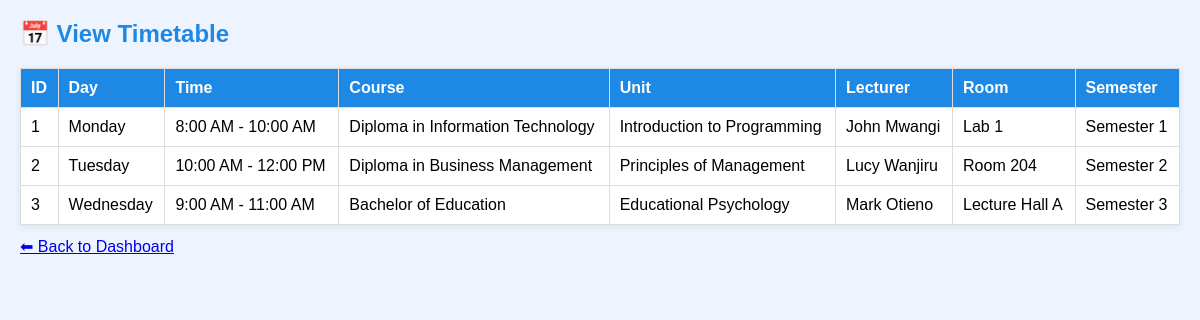
/lecturer_view_timetable.php, run on the app's committed database.
### tables this page shows
CREATE TABLE timetables (
    timetable_id INT AUTO_INCREMENT PRIMARY KEY,
    course_id INT,
    unit_id INT,
    lecturer_id INT,
    room_id INT,
    semester_id INT,
    day_of_week ENUM('Monday', 'Tuesday', 'Wednesday', 'Thursday', 'Friday') NOT NULL,
    start_time TIME NOT NULL,
    end_time TIME NOT NULL,
    FOREIGN KEY (course_id) REFERENCES courses(course_id)
        ON DELETE CASCADE,
    FOREIGN KEY (unit_id) REFERENCES units(unit_id)
        ON DELETE CASCADE,
    FOREIGN KEY (lecturer_id) REFERENCES lecturers(lecturer_id)
        ON DELETE CASCADE,
    FOREIGN KEY (room_id) REFERENCES rooms(room_id)
        ON DELETE CASCADE,
    FOREIGN KEY (semester_id) REFERENCES semesters(semester_id)
        ON DELETE CASCADE
);

CREATE TABLE courses (
    course_id INT AUTO_INCREMENT PRIMARY KEY,
    course_code VARCHAR(20) NOT NULL,
    course_name VARCHAR(100) NOT NULL,
    department_id INT,
    FOREIGN KEY (department_id) REFERENCES departments(department_id)
        ON DELETE CASCADE
);

CREATE TABLE units (
    unit_id INT AUTO_INCREMENT PRIMARY KEY,
    unit_code VARCHAR(20) NOT NULL,
    unit_name VARCHAR(100) NOT NULL,
    course_id INT,
    FOREIGN KEY (course_id) REFERENCES courses(course_id)
        ON DELETE CASCADE
);

CREATE TABLE lecturers (
    lecturer_id INT AUTO_INCREMENT PRIMARY KEY,
    full_name VARCHAR(100) NOT NULL,
    email VARCHAR(100) UNIQUE NOT NULL,
    password VARCHAR(255) NOT NULL,
    availability ENUM('Full-Time', 'Part-Time', 'Visiting') DEFAULT 'Full-Time',
    department_id INT,
    FOREIGN KEY (department_id) REFERENCES departments(department_id)
        ON DELETE SET NULL
);

CREATE TABLE rooms (
    room_id INT AUTO_INCREMENT PRIMARY KEY,
    room_name VARCHAR(50) NOT NULL,
    capacity INT NOT NULL,
    building_name VARCHAR(100) NOT NULL
);

CREATE TABLE semesters (
    semester_id INT AUTO_INCREMENT PRIMARY KEY,
    semester_name VARCHAR(50) NOT NULL,
    course_id INT,
    department_id INT,
    FOREIGN KEY (course_id) REFERENCES courses(course_id)
        ON DELETE CASCADE,
    FOREIGN KEY (department_id) REFERENCES departments(department_id)
        ON DELETE CASCADE
);

### lecturer_view_timetable.php (the view, shortened to what this page needs)
<?php
include 'db_connect.php';
?>
<!DOCTYPE html>
<html>
<head>
</head>
<body>
  <h2>📅 View Timetable</h2>
  <?php
  $sql = "SELECT t.timetable_id, t.day_of_week, t.start_time, t.end_time,
                 c.course_name, u.unit_name, r.room_name, s.semester_name, l.full_name AS lecturer_name
          FROM timetables t
          LEFT JOIN courses c ON t.course_id = c.course_id
          LEFT JOIN units u ON t.unit_id = u.unit_id
          LEFT JOIN rooms r ON t.room_id = r.room_id
          LEFT JOIN semesters s ON t.semester_id = s.semester_id
          LEFT JOIN lecturers l ON t.lecturer_id = l.lecturer_id
          ORDER BY FIELD(t.day_of_week, 'Monday','Tuesday','Wednesday','Thursday','Friday'), t.start_time";
  $res = $conn->query($sql);
  if ($res->num_rows === 0) {
      echo "<p>No timetable entries found.</p>";
  } else {
      echo "<table>";
      echo "<tr><th>ID</th><th>Day</th><th>Time</th><th>Course</th><th>Unit</th><th>Lecturer</th><th>Room</th><th>Semester</th></tr>";
      while ($row = $res->fetch_assoc()) {
          $start = $row['start_time'] ? date("g:i A", strtotime($row['start_time'])) : '';
          $end   = $row['end_time']   ? date("g:i A", strtotime($row['end_time']))   : '';
          $time  = trim("$start - $end");
          echo "<tr>
                  <td>{$row['timetable_id']}</td>
                  <td>{$row['day_of_week']}</td>
                  <td>{$time}</td>
                  <td>" . htmlspecialchars($row['course_name']) . "</td>
                  <td>" . htmlspecialchars($row['unit_name']) . "</td>
                  <td>" . htmlspecialchars($row['lecturer_name']) . "</td>
                  <td>" . htmlspecialchars($row['room_name']) . "</td>
                  <td>" . htmlspecialchars($row['semester_name']) . "</td>
                </tr>";
      }
      echo "</table>";
  }
  ?>
  <p class="back"><a href="lecturer_dashboard.php">⬅ Back to Dashboard</a></p>
</body>
</html>

### lecturer_view_timetable.php (style rules this page uses)
body { font-family:Arial;margin:20px;background:#eef4ff }
h2 { color:#1e88e5 }
table { width:100%;border-collapse:collapse;background:#fff;box-shadow:0 2px 8px rgba(0,0,0,.08) }
th,td { padding:10px;border:1px solid #ddd;text-align:left }
th { background:#1e88e5;color:#fff }
.back { margin-top:12px;display:inline-block }

### data on the page
timetables: timetable_id "1", day_of_week "Monday", time "8:00 AM - 10:00 AM", course.course_name "Diploma in Information Technology", unit.unit_name "Introduction to Programming", lecturer.full_name "John Mwangi", room.room_name "Lab 1", semester.semester_name "Semester 1"
timetables: timetable_id "2", day_of_week "Tuesday", time "10:00 AM - 12:00 PM", course.course_name "Diploma in Business Management", unit.unit_name "Principles of Management", lecturer.full_name "Lucy Wanjiru", room.room_name "Room 204", semester.semester_name "Semester 2"
timetables: timetable_id "3", day_of_week "Wednesday", time "9:00 AM - 11:00 AM", course.course_name "Bachelor of Education", unit.unit_name "Educational Psychology", lecturer.full_name "Mark Otieno", room.room_name "Lecture Hall A", semester.semester_name "Semester 3"
